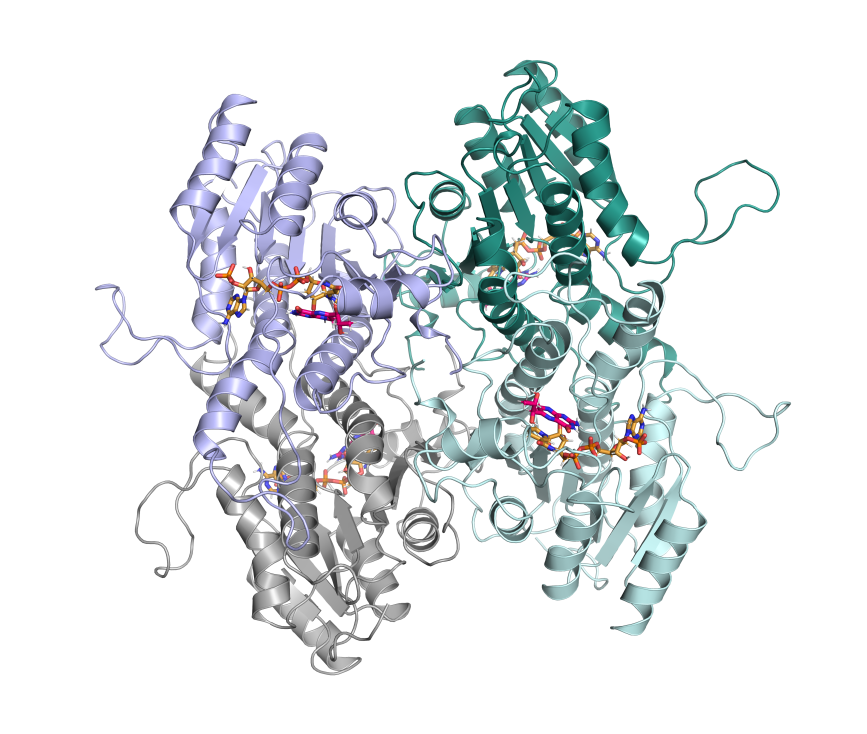
#> input picture figures/ptr1/ptr1_tetramero.png, 2600 x 2200 px (shown at 1/3 size)
$ python make_banner.py
#> lines starting #> are read from the running program, lines starting #| are printed output that depends on the picture
# -*- coding: utf-8 -*-
"""Genera el banner de cabecera del repositorio (assets/banner.png).

Identidad visual coherente con el póster/artículo del proyecto:
navy + teal + ámbar sobre blanco, tipografía DejaVu Serif/Sans.
Elemento distintivo: el mensaje central codificado por color
(teal = lo accesible/logrado; ámbar = lo que aún no alcanza).
"""
import os
import matplotlib
matplotlib.use("Agg")
import matplotlib.pyplot as plt
import matplotlib.image as mpimg

HERE = os.path.dirname(os.path.abspath(__file__))
REPO = os.path.dirname(HERE)
TETRA = os.path.join(REPO, "figures", "ptr1", "ptr1_tetramero.png")
OUT = os.path.join(HERE, "banner.png")

NAVY = "#1F2D4E"; TEAL = "#2A9D8F"; AMBER = "#E9A23B"; INK = "#232323"; GREY = "#6B7280"
W, H = 1280, 430

fig = plt.figure(figsize=(W / 100, H / 100), dpi=150)
fig.patch.set_facecolor("white")
ax = fig.add_axes([0, 0, 1, 1])
ax.set_xlim(0, W); ax.set_ylim(0, H); ax.axis("off"); ax.invert_yaxis()

# Acento lateral teal (firma sobria)
ax.add_patch(plt.Rectangle((0, 0), 10, H, color=TEAL))

LX = 54
ax.text(LX, 48, "JIC 2026   ·   BIOLOGÍA ESTRUCTURAL COMPUTACIONAL ACCESIBLE",
        color=TEAL, fontsize=11, fontweight="bold", family="DejaVu Sans", va="center")

ax.text(LX, 100, "De AlphaFold a la dinámica molecular",
        color=NAVY, fontsize=24, fontweight="bold", family="DejaVu Serif", va="center")
ax.text(LX, 140, "accesible en una GPU de consumo",
        color=NAVY, fontsize=24, fontweight="bold", family="DejaVu Serif", va="center")

ax.add_patch(plt.Rectangle((LX, 174), 380, 2.2, color=TEAL))

# Mensaje central: el color codifica el significado
ax.text(LX, 212, "Sostener la estructura de una proteína es accesible.",
        color=TEAL, fontsize=14.5, fontweight="bold", family="DejaVu Sans", va="center")
ax.text(LX, 240, "Medir su dinámica completa, todavía no.",
        color=AMBER, fontsize=14.5, fontweight="bold", family="DejaVu Sans", va="center")

ax.text(LX, 286, "Control estructural con Chignolin   ·   Aplicación a la PTR1 de Leishmania panamensis",
        color=INK, fontsize=11.5, family="DejaVu Sans", style="italic", va="center")

ax.text(LX, 366, "OpenMM   ·   AlphaFold 2/3   ·   Markov State Model   ·   1× RTX 4060   ·   software libre",
        color=GREY, fontsize=10.5, fontweight="bold", family="DejaVu Sans", va="center")

# Figura-héroe: el tetrámero holo a la derecha (franja angosta, sin invadir el texto)
if os.path.exists(TETRA):
    axi = fig.add_axes([0.725, 0.05, 0.26, 0.90])
    axi.imshow(mpimg.imread(TETRA)); axi.axis("off")

fig.savefig(OUT, dpi=150, facecolor="white")
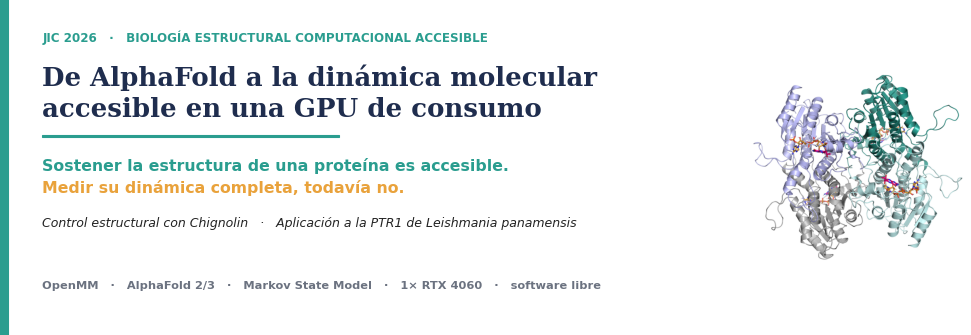
#> figure drawn by matplotlib, 2 panels
print("Banner ->", OUT)

$ run again, with figures/ptr1/convergencia_limpia.png copied over figures/ptr1/ptr1_tetramero.png
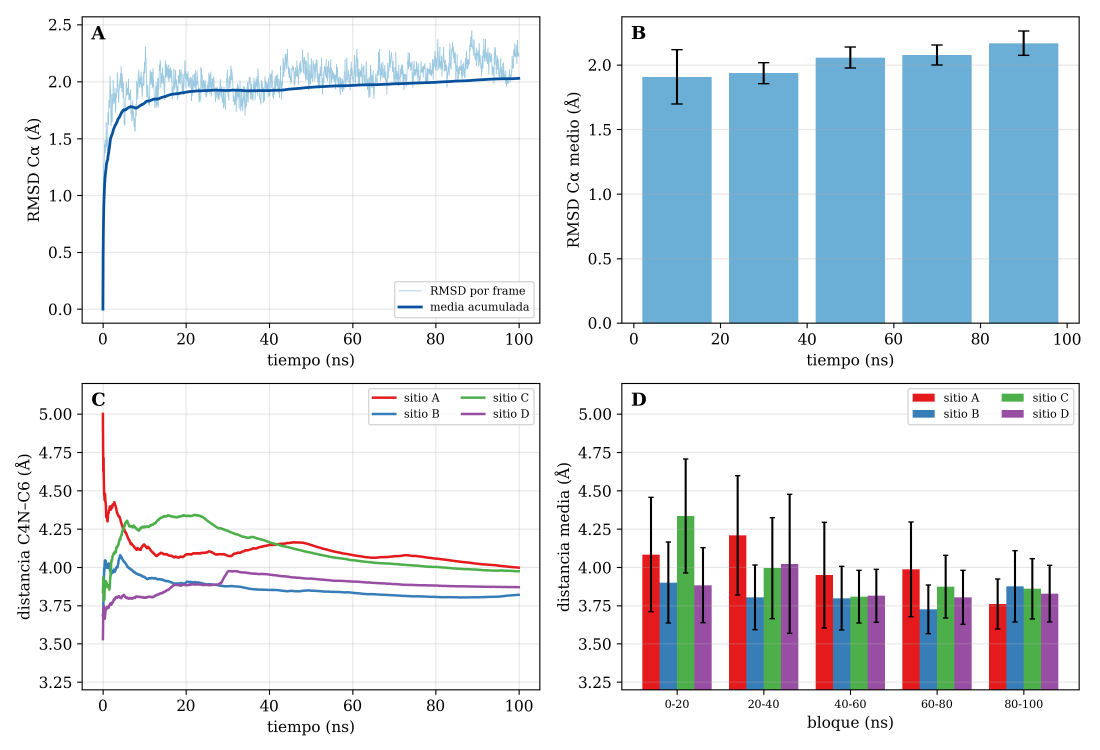
#> input picture figures/ptr1/convergencia_limpia.png, 3300 x 2250 px (shown at 1/3 size)
#> `fig.savefig(OUT, dpi=150, facecolor="white")`:
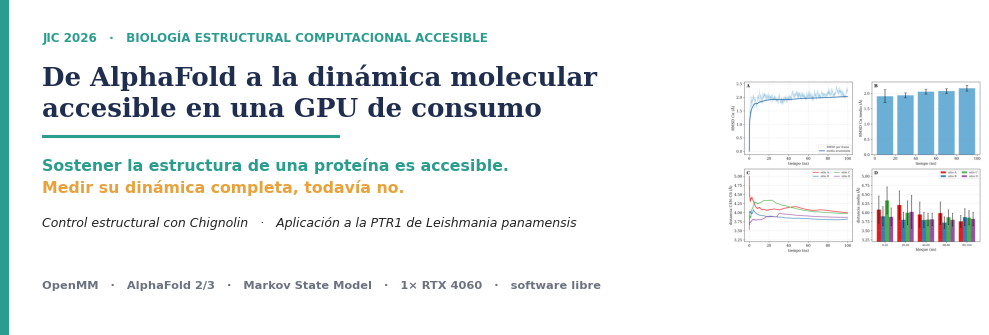
#> figure drawn by matplotlib, 2 panels

$ run again, with figures/ptr1/ptr1_sitio_activo.png copied over figures/ptr1/ptr1_tetramero.png
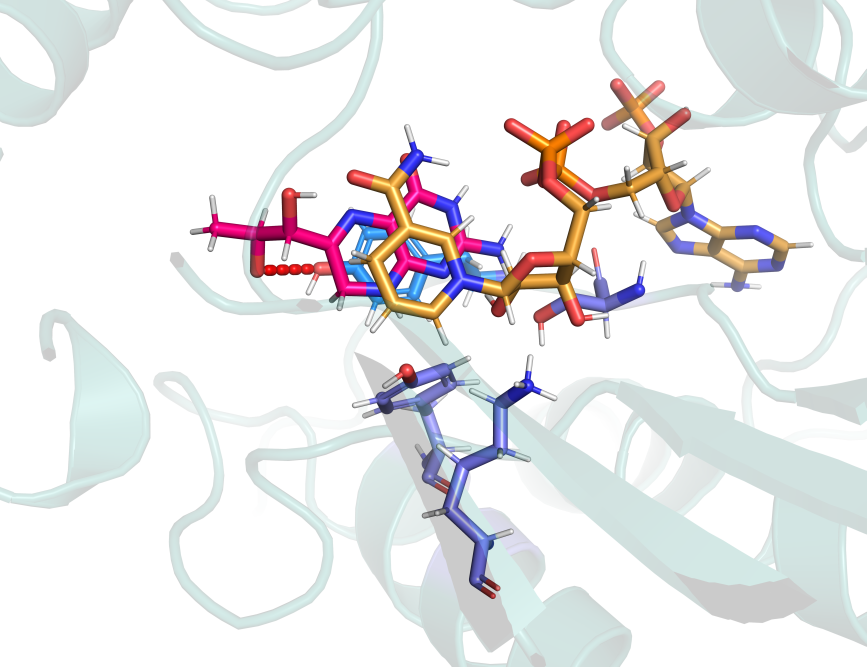
#> input picture figures/ptr1/ptr1_sitio_activo.png, 2600 x 2000 px (shown at 1/3 size)
#> `fig.savefig(OUT, dpi=150, facecolor="white")`:
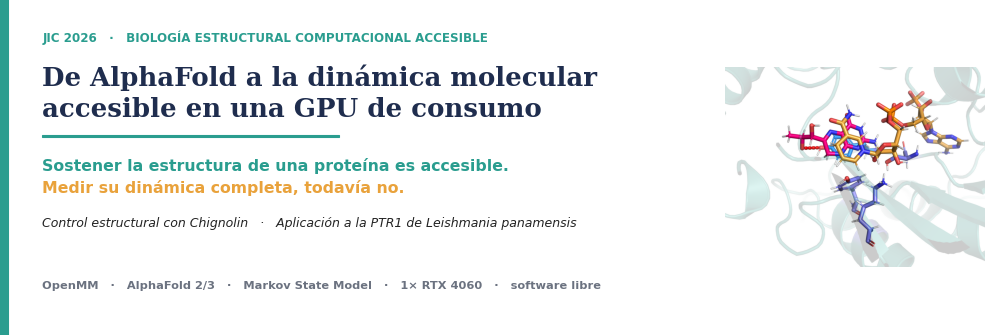
#> figure drawn by matplotlib, 2 panels

$ run again, with figures/ptr1/ptr1_superpos_1e92.png copied over figures/ptr1/ptr1_tetramero.png
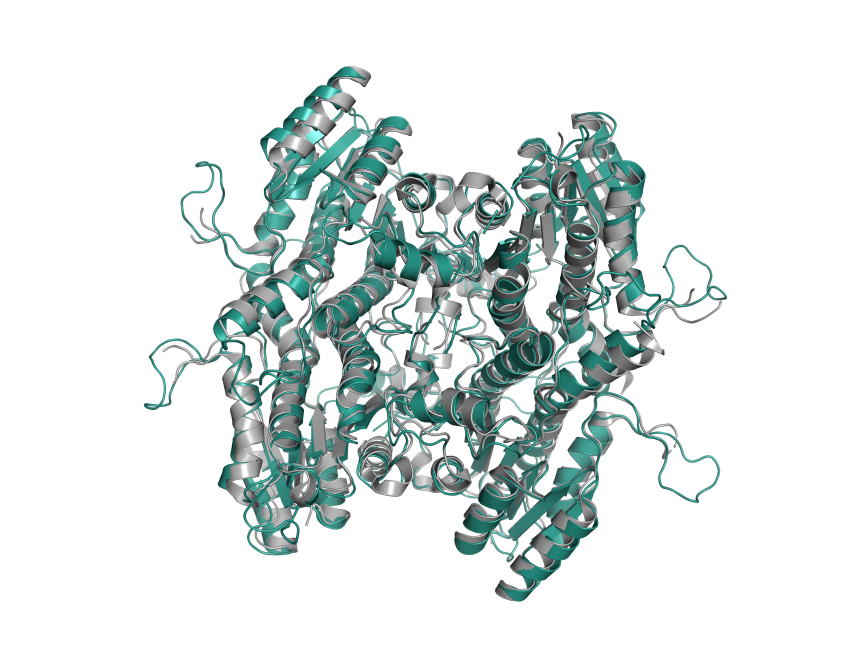
#> input picture figures/ptr1/ptr1_superpos_1e92.png, 2600 x 2000 px (shown at 1/3 size)
#> `fig.savefig(OUT, dpi=150, facecolor="white")`:
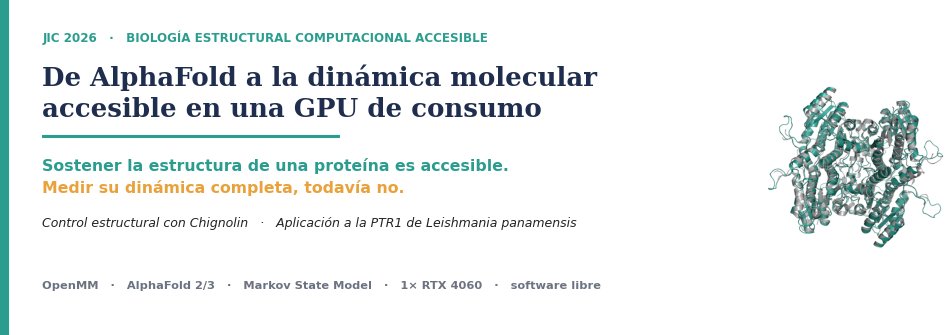
#> figure drawn by matplotlib, 2 panels
